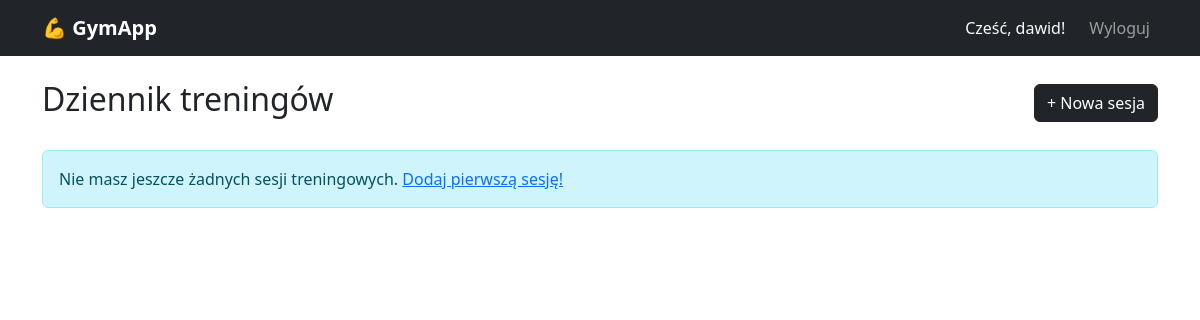
The page /dziennik/ (signed in) on the database as committed earlier.
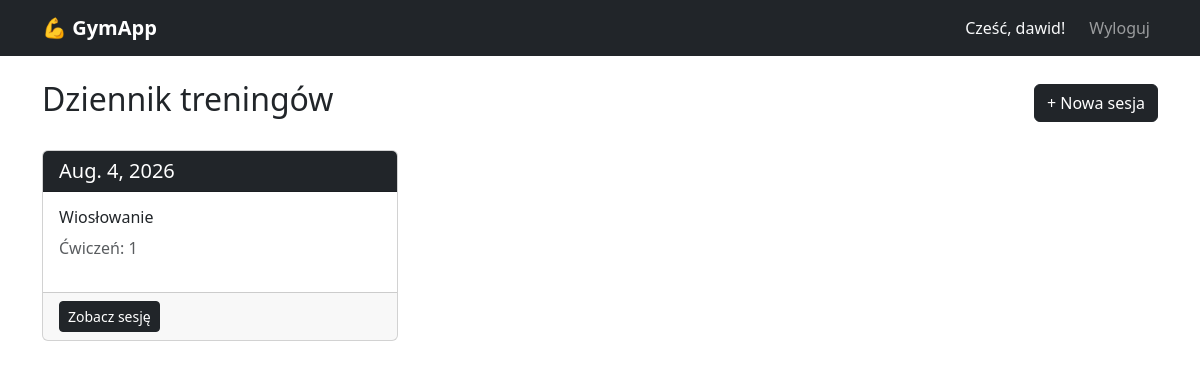
The same page on the database as committed later.
### tracker/models.py (models this page shows, shortened)
class SesjaTreeningowa(models.Model):
    uzytkownik = models.ForeignKey(User, on_delete=models.CASCADE)
    data = models.DateField()
    nazwa = models.CharField(max_length=100, blank=True)
    notatki = models.TextField(blank=True)
    class Meta:
        verbose_name = 'Sesja treningowa'
        verbose_name_plural = 'Sesje treningowe'
        ordering = ['-data']

### tracker/views.py (the view)
# urls.py: path('dziennik/', views.dziennik, name='dziennik'),
@login_required
def dziennik(request):
    sesje = SesjaTreeningowa.objects.filter(uzytkownik=request.user)
    return render(request, 'tracker/dziennik.html', {'sesje': sesje})

### tracker/templates/tracker/dziennik.html (shortened to what this page needs)
{% extends 'base.html' %}
{% block zawartosc %}
<div class="d-flex justify-content-between align-items-center mb-4">
    <h2>Dziennik treningów</h2>
    <a href="{% url 'dodaj_sesje' %}" class="btn btn-dark">+ Nowa sesja</a>
</div>
{% if sesje %}
    <div class="row">
        {% for sesja in sesje %}
            <div class="col-md-4 mb-3">
                <div class="card h-100">
                    <div class="card-header bg-dark text-white">
                        <h5 class="mb-0">{{ sesja.data }}</h5>
                    </div>
                    <div class="card-body">
                        {% if sesja.nazwa %}
                            <h6>{{ sesja.nazwa }}</h6>
                        {% endif %}
                        <p class="text-muted">
                            Ćwiczeń: {{ sesja.wpisy.count }}
                        </p>
                    </div>
                    <div class="card-footer">
                        <a href="{% url 'szczegoly_sesji' sesja.pk %}" class="btn btn-dark btn-sm">
                            Zobacz sesję
                        </a>
                    </div>
                </div>
            </div>
        {% endfor %}
    </div>
{% else %}
    <div class="alert alert-info">
        Nie masz jeszcze żadnych sesji treningowych.
        <a href="{% url 'dodaj_sesje' %}">Dodaj pierwszą sesję!</a>
    </div>
{% endif %}
{% endblock %}

Rows that differ between the two databases and show on the page:
added SesjaTreeningowa: data "Aug. 4, 2026", nazwa "Wiosłowanie", wpisy.count "1"
Other text that changed with them:
text no longer shown: "Nie masz jeszcze żadnych sesji treningowych. Dodaj pierwszą sesję!"
